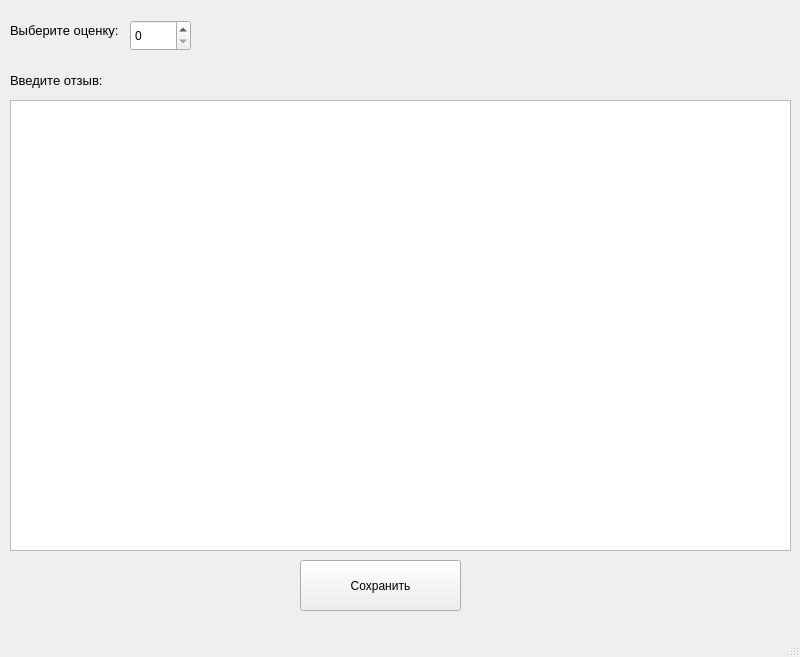
<?xml version="1.0" encoding="UTF-8"?>
<ui version="4.0">
 <class>MainWindow</class>
 <widget class="QMainWindow" name="MainWindow">
  <property name="geometry">
   <rect>
    <x>0</x>
    <y>0</y>
    <width>800</width>
    <height>657</height>
   </rect>
  </property>
  <property name="windowTitle">
   <string>MainWindow</string>
  </property>
  <widget class="QWidget" name="centralwidget">
   <widget class="QLabel" name="label">
    <property name="geometry">
     <rect>
      <x>10</x>
      <y>10</y>
      <width>111</width>
      <height>41</height>
     </rect>
    </property>
    <property name="font">
     <font>
      <pointsize>10</pointsize>
     </font>
    </property>
    <property name="text">
     <string>Выберите оценку:</string>
    </property>
   </widget>
   <widget class="QLabel" name="label_2">
    <property name="geometry">
     <rect>
      <x>10</x>
      <y>60</y>
      <width>111</width>
      <height>41</height>
     </rect>
    </property>
    <property name="font">
     <font>
      <pointsize>10</pointsize>
     </font>
    </property>
    <property name="text">
     <string>Введите отзыв:</string>
    </property>
   </widget>
   <widget class="QTextEdit" name="textEdit">
    <property name="geometry">
     <rect>
      <x>10</x>
      <y>100</y>
      <width>781</width>
      <height>451</height>
     </rect>
    </property>
   </widget>
   <widget class="QSpinBox" name="spinBox">
    <property name="geometry">
     <rect>
      <x>130</x>
      <y>20</y>
      <width>61</width>
      <height>31</height>
     </rect>
    </property>
   </widget>
   <widget class="QPushButton" name="pushButton">
    <property name="geometry">
     <rect>
      <x>300</x>
      <y>560</y>
      <width>161</width>
      <height>51</height>
     </rect>
    </property>
    <property name="text">
     <string>Сохранить</string>
    </property>
   </widget>
  </widget>
  <widget class="QMenuBar" name="menubar">
   <property name="geometry">
    <rect>
     <x>0</x>
     <y>0</y>
     <width>800</width>
     <height>21</height>
    </rect>
   </property>
  </widget>
  <widget class="QStatusBar" name="statusbar"/>
 </widget>
 <resources/>
 <connections/>
</ui>
